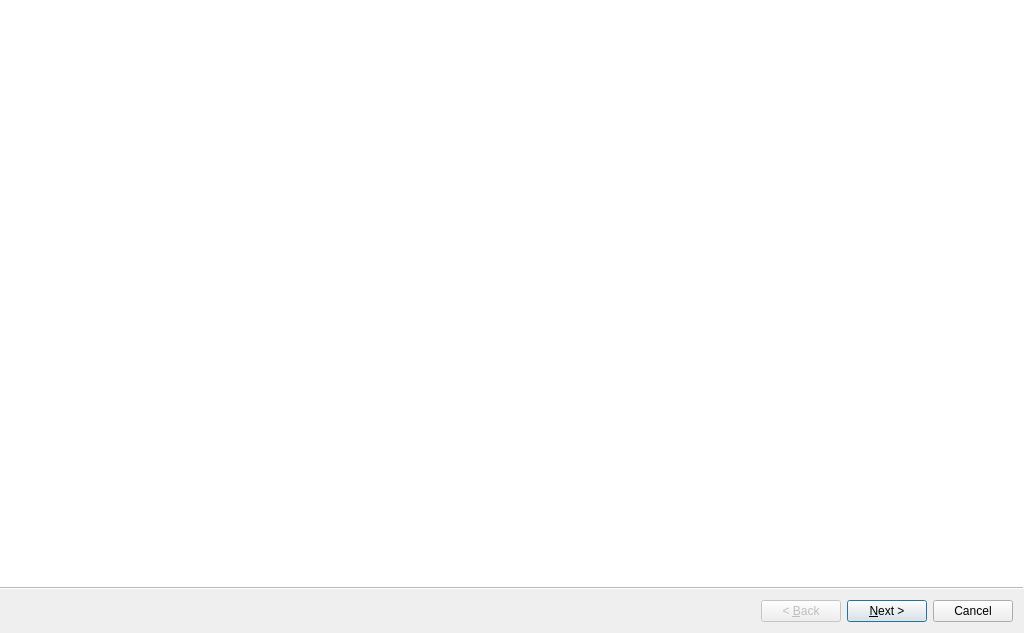
<?xml version="1.0" encoding="UTF-8"?>
<ui version="4.0">
 <class>PrimerDesignWizard</class>
 <widget class="QWizard" name="PrimerDesignWizard">
  <property name="geometry">
   <rect>
    <x>0</x>
    <y>0</y>
    <width>1024</width>
    <height>633</height>
   </rect>
  </property>
  <property name="minimumSize">
   <size>
    <width>800</width>
    <height>600</height>
   </size>
  </property>
  <property name="baseSize">
   <size>
    <width>1100</width>
    <height>625</height>
   </size>
  </property>
  <property name="windowTitle">
   <string>Primer Creator</string>
  </property>
  <property name="styleSheet">
   <string notr="true"/>
  </property>
  <property name="wizardStyle">
   <enum>QWizard::ModernStyle</enum>
  </property>
  <widget class="PrimerDesign::PrimerDesignInputPage" name="PrimerDesignInputPagePage"/>
  <widget class="PrimerDesign::PrimerResultsPage" name="resultsPage"/>
 </widget>
 <customwidgets>
  <customwidget>
   <class>PrimerDesign::PrimerDesignInputPage</class>
   <extends>QWizardPage</extends>
   <header>forms/PrimerDesign/PrimerDesignInputPage.h</header>
   <container>1</container>
  </customwidget>
  <customwidget>
   <class>PrimerDesign::PrimerResultsPage</class>
   <extends>QWizardPage</extends>
   <header>forms/PrimerDesign/PrimerResultsPage.h</header>
   <container>1</container>
  </customwidget>
 </customwidgets>
 <resources/>
 <connections/>
</ui>
